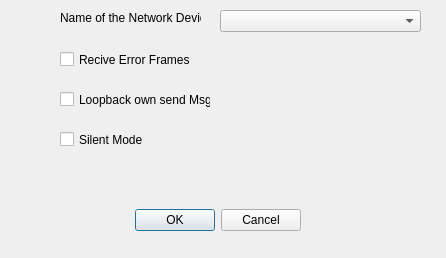
<?xml version="1.0" encoding="UTF-8"?>
<ui version="4.0">
 <class>ConfDialog</class>
 <widget class="QDialog" name="ConfDialog">
  <property name="geometry">
   <rect>
    <x>0</x>
    <y>0</y>
    <width>446</width>
    <height>258</height>
   </rect>
  </property>
  <property name="windowTitle">
   <string>Dialog</string>
  </property>
  <widget class="QDialogButtonBox" name="buttonBox">
   <property name="geometry">
    <rect>
     <x>80</x>
     <y>200</y>
     <width>221</width>
     <height>41</height>
    </rect>
   </property>
   <property name="orientation">
    <enum>Qt::Horizontal</enum>
   </property>
   <property name="standardButtons">
    <set>QDialogButtonBox::Cancel|QDialogButtonBox::Ok</set>
   </property>
  </widget>
  <widget class="QCheckBox" name="checkBoxloopOwnMsgs">
   <property name="geometry">
    <rect>
     <x>60</x>
     <y>90</y>
     <width>151</width>
     <height>19</height>
    </rect>
   </property>
   <property name="text">
    <string>Loopback own send Msgs</string>
   </property>
  </widget>
  <widget class="QLabel" name="label">
   <property name="geometry">
    <rect>
     <x>60</x>
     <y>10</y>
     <width>141</width>
     <height>16</height>
    </rect>
   </property>
   <property name="text">
    <string>Name of the Network Device</string>
   </property>
  </widget>
  <widget class="QCheckBox" name="checkBoxRecErrorFrs">
   <property name="geometry">
    <rect>
     <x>60</x>
     <y>50</y>
     <width>151</width>
     <height>19</height>
    </rect>
   </property>
   <property name="text">
    <string>Recive Error Frames</string>
   </property>
  </widget>
  <widget class="QCheckBox" name="checkBoxSilent">
   <property name="geometry">
    <rect>
     <x>60</x>
     <y>130</y>
     <width>141</width>
     <height>19</height>
    </rect>
   </property>
   <property name="text">
    <string>Silent Mode</string>
   </property>
  </widget>
  <widget class="QComboBox" name="comboBoxNetDev">
   <property name="geometry">
    <rect>
     <x>220</x>
     <y>10</y>
     <width>201</width>
     <height>22</height>
    </rect>
   </property>
  </widget>
 </widget>
 <resources/>
 <connections>
  <connection>
   <sender>buttonBox</sender>
   <signal>accepted()</signal>
   <receiver>ConfDialog</receiver>
   <slot>accept()</slot>
   <hints>
    <hint type="sourcelabel">
     <x>248</x>
     <y>254</y>
    </hint>
    <hint type="destinationlabel">
     <x>157</x>
     <y>274</y>
    </hint>
   </hints>
  </connection>
  <connection>
   <sender>buttonBox</sender>
   <signal>rejected()</signal>
   <receiver>ConfDialog</receiver>
   <slot>reject()</slot>
   <hints>
    <hint type="sourcelabel">
     <x>316</x>
     <y>260</y>
    </hint>
    <hint type="destinationlabel">
     <x>286</x>
     <y>274</y>
    </hint>
   </hints>
  </connection>
 </connections>
</ui>
